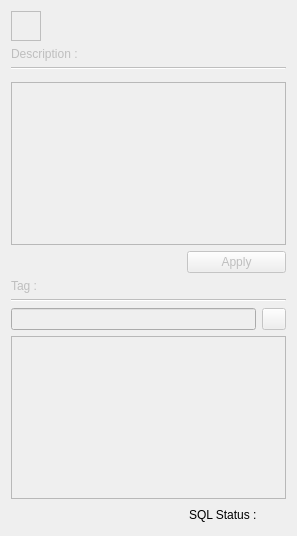
<?xml version="1.0" encoding="UTF-8"?>
<ui version="4.0">
 <class>EditDocUi</class>
 <widget class="QWidget" name="EditDocUi">
  <property name="enabled">
   <bool>true</bool>
  </property>
  <property name="geometry">
   <rect>
    <x>0</x>
    <y>0</y>
    <width>296</width>
    <height>536</height>
   </rect>
  </property>
  <property name="contextMenuPolicy">
   <enum>Qt::PreventContextMenu</enum>
  </property>
  <property name="windowTitle">
   <string>editDoc</string>
  </property>
  <layout class="QGridLayout" name="gridLayout">
   <item row="7" column="0" colspan="2">
    <layout class="QHBoxLayout" name="horizontalLayout_5">
     <item>
      <spacer name="horizontalSpacer_2">
       <property name="orientation">
        <enum>Qt::Horizontal</enum>
       </property>
       <property name="sizeHint" stdset="0">
        <size>
         <width>40</width>
         <height>20</height>
        </size>
       </property>
      </spacer>
     </item>
     <item>
      <widget class="QLabel" name="label">
       <property name="text">
        <string>SQL Status : </string>
       </property>
      </widget>
     </item>
     <item>
      <widget class="QLabel" name="L_Status">
       <property name="enabled">
        <bool>true</bool>
       </property>
       <property name="minimumSize">
        <size>
         <width>20</width>
         <height>20</height>
        </size>
       </property>
       <property name="maximumSize">
        <size>
         <width>20</width>
         <height>20</height>
        </size>
       </property>
       <property name="toolTip">
        <string>Disconnected</string>
       </property>
       <property name="text">
        <string/>
       </property>
       <property name="pixmap">
        <pixmap resource="../SwDoc.qrc">:/SwDoc/_resources/database_off.png</pixmap>
       </property>
       <property name="scaledContents">
        <bool>true</bool>
       </property>
      </widget>
     </item>
    </layout>
   </item>
   <item row="0" column="0" colspan="2">
    <widget class="QWidget" name="W_enable" native="true">
     <property name="enabled">
      <bool>false</bool>
     </property>
     <layout class="QGridLayout" name="gridLayout_2">
      <property name="margin">
       <number>0</number>
      </property>
      <item row="0" column="0">
       <widget class="QLabel" name="L_pixmap">
        <property name="sizePolicy">
         <sizepolicy hsizetype="Fixed" vsizetype="Fixed">
          <horstretch>0</horstretch>
          <verstretch>0</verstretch>
         </sizepolicy>
        </property>
        <property name="minimumSize">
         <size>
          <width>30</width>
          <height>30</height>
         </size>
        </property>
        <property name="maximumSize">
         <size>
          <width>30</width>
          <height>30</height>
         </size>
        </property>
        <property name="frameShape">
         <enum>QFrame::Box</enum>
        </property>
        <property name="text">
         <string/>
        </property>
        <property name="alignment">
         <set>Qt::AlignCenter</set>
        </property>
       </widget>
      </item>
      <item row="0" column="1" colspan="2">
       <layout class="QHBoxLayout" name="horizontalLayout">
        <property name="spacing">
         <number>0</number>
        </property>
        <item>
         <widget class="QLabel" name="L_pluginName">
          <property name="sizePolicy">
           <sizepolicy hsizetype="Maximum" vsizetype="Preferred">
            <horstretch>0</horstretch>
            <verstretch>0</verstretch>
           </sizepolicy>
          </property>
          <property name="maximumSize">
           <size>
            <width>16777215</width>
            <height>16777212</height>
           </size>
          </property>
          <property name="text">
           <string/>
          </property>
          <property name="alignment">
           <set>Qt::AlignRight|Qt::AlignTrailing|Qt::AlignVCenter</set>
          </property>
          <property name="textInteractionFlags">
           <set>Qt::TextSelectableByKeyboard|Qt::TextSelectableByMouse</set>
          </property>
         </widget>
        </item>
        <item>
         <widget class="QLabel" name="L_componentName">
          <property name="text">
           <string/>
          </property>
          <property name="textInteractionFlags">
           <set>Qt::TextSelectableByKeyboard|Qt::TextSelectableByMouse</set>
          </property>
         </widget>
        </item>
       </layout>
      </item>
      <item row="1" column="0" colspan="3">
       <layout class="QHBoxLayout" name="horizontalLayout_2">
        <item>
         <widget class="QLabel" name="label_4">
          <property name="text">
           <string>Description :</string>
          </property>
         </widget>
        </item>
       </layout>
      </item>
      <item row="2" column="0" colspan="3">
       <widget class="Line" name="line">
        <property name="orientation">
         <enum>Qt::Horizontal</enum>
        </property>
       </widget>
      </item>
      <item row="3" column="0" colspan="3">
       <widget class="QWidget" name="toolbar" native="true">
        <layout class="QGridLayout" name="gridTool">
         <property name="margin">
          <number>0</number>
         </property>
         <property name="spacing">
          <number>0</number>
         </property>
        </layout>
       </widget>
      </item>
      <item row="4" column="0" colspan="3">
       <widget class="RichTextEditor" name="TE_desc"/>
      </item>
      <item row="5" column="0" colspan="2">
       <spacer name="horizontalSpacer">
        <property name="orientation">
         <enum>Qt::Horizontal</enum>
        </property>
        <property name="sizeHint" stdset="0">
         <size>
          <width>179</width>
          <height>20</height>
         </size>
        </property>
       </spacer>
      </item>
      <item row="5" column="2">
       <widget class="QPushButton" name="PB_apply">
        <property name="enabled">
         <bool>false</bool>
        </property>
        <property name="text">
         <string>Apply</string>
        </property>
       </widget>
      </item>
      <item row="6" column="0" colspan="3">
       <layout class="QHBoxLayout" name="horizontalLayout_4">
        <item>
         <widget class="QLabel" name="label_5">
          <property name="text">
           <string>Tag :</string>
          </property>
         </widget>
        </item>
       </layout>
      </item>
      <item row="7" column="0" colspan="3">
       <widget class="Line" name="line_2">
        <property name="orientation">
         <enum>Qt::Horizontal</enum>
        </property>
       </widget>
      </item>
      <item row="8" column="0" colspan="3">
       <layout class="QHBoxLayout" name="horizontalLayout_3">
        <item>
         <widget class="QLineEdit" name="LE_addKeyword"/>
        </item>
        <item>
         <widget class="QPushButton" name="pb_addKeyword">
          <property name="enabled">
           <bool>false</bool>
          </property>
          <property name="maximumSize">
           <size>
            <width>24</width>
            <height>24</height>
           </size>
          </property>
          <property name="text">
           <string/>
          </property>
          <property name="icon">
           <iconset resource="../SwDoc.qrc">
            <normaloff>:/SwDoc/_resources/add.png</normaloff>:/SwDoc/_resources/add.png</iconset>
          </property>
         </widget>
        </item>
       </layout>
      </item>
      <item row="9" column="0" colspan="3">
       <widget class="QListWidget" name="listWidget">
        <property name="editTriggers">
         <set>QAbstractItemView::AllEditTriggers</set>
        </property>
        <property name="alternatingRowColors">
         <bool>true</bool>
        </property>
       </widget>
      </item>
      <item row="10" column="0" colspan="3">
       <spacer name="verticalSpacer">
        <property name="orientation">
         <enum>Qt::Vertical</enum>
        </property>
        <property name="sizeHint" stdset="0">
         <size>
          <width>275</width>
          <height>1</height>
         </size>
        </property>
       </spacer>
      </item>
     </layout>
    </widget>
   </item>
  </layout>
 </widget>
 <customwidgets>
  <customwidget>
   <class>RichTextEditor</class>
   <extends>QTextEdit</extends>
   <header location="global">RicheEdit.h</header>
  </customwidget>
 </customwidgets>
 <resources>
  <include location="../SwDoc.qrc"/>
  <include location="../SwDoc.qrc"/>
  <include location="../SwDoc.qrc"/>
 </resources>
 <connections/>
</ui>
